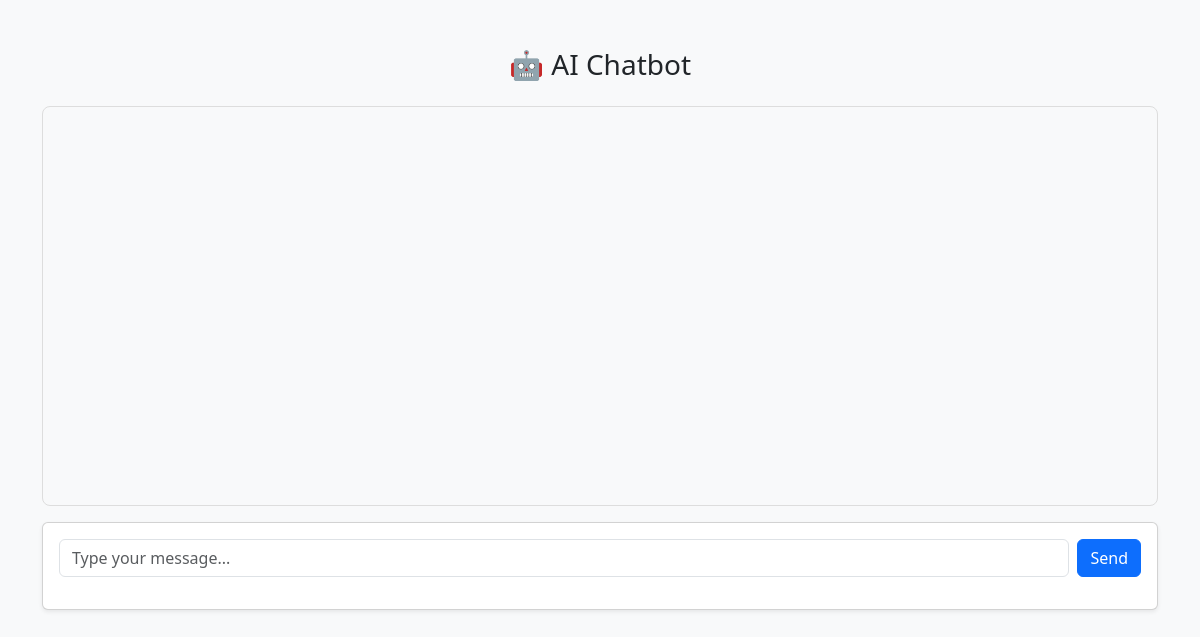
The app's page /, older data.
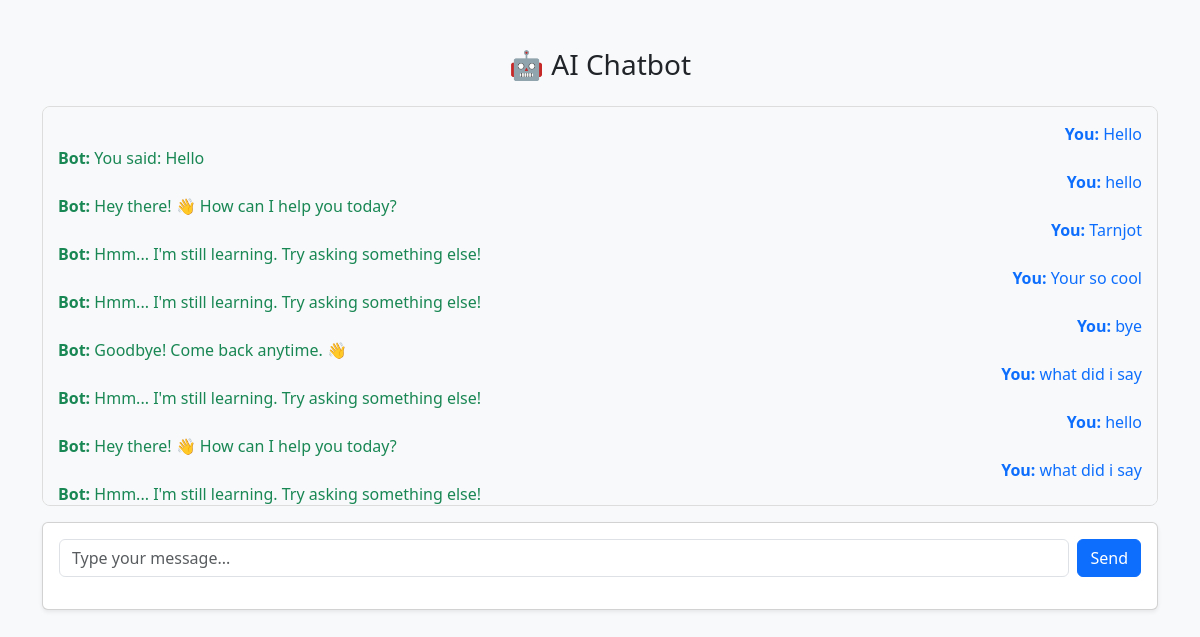
The same page, newer data.
### tables this page shows
CREATE TABLE "conversations" (
    "id" INTEGER PRIMARY KEY AUTOINCREMENT,
    "user_id" INTEGER,
    "message" TEXT,
    "response" TEXT,
    "timestamp" DATETIME DEFAULT CURRENT_TIMESTAMP,
    FOREIGN KEY("user_id") REFERENCES "users"("id")
);

### index.php (the view, shortened to what this page needs)
<?php
require_once 'includes/db.php';
$userId = 1;
$stmt = $pdo->prepare("SELECT * FROM conversations WHERE user_id = ? ORDER BY timestamp ASC");
$stmt->execute([$userId]);
$messages = $stmt->fetchAll(PDO::FETCH_ASSOC);
?>
<!DOCTYPE html>
<html>
<head>
    <link href="https://cdn.jsdelivr.net/npm/bootstrap@5.3.0/dist/css/bootstrap.min.css" rel="stylesheet">
</head>
<body class="bg-light">
<div class="container mt-5">
    <h3 class="mb-4 text-center">🤖 AI Chatbot</h3>
    <div class="chat-box mb-3" id="chatBox">
        <?php foreach ($messages as $msg): ?>
            <div class="message user"><strong>You:</strong> <?= htmlspecialchars($msg['message']) ?></div>
            <div class="message bot"><strong>Bot:</strong> <?= htmlspecialchars($msg['response']) ?></div>
        <?php endforeach; ?>
    </div>
<div class="card shadow-sm">
  <div class="card-body">
        <form id="chatForm" class="d-flex mb-3">
            <input type="text" id="messageInput" class="form-control me-2" placeholder="Type your message..." required autofocus>
            <button type="submit" class="btn btn-primary">Send</button>
        </form>
  </div>
</div>
</body>
</html>

### index.php (style rules this page uses)
.chat-box { height: 400px; overflow-y: scroll; background-color: #f8f9fa; padding: 15px; border-radius: 8px; border: 1px solid #ddd; }
.message.user { text-align: right; color: #0d6efd; }
.message.bot { text-align: left; color: #198754; }

Row changes from the older to the newer data that the page shows:
added conversations: message "Hello", response "You said: Hello"
added conversations: message "hello", response "Hey there! 👋 How can I help you today?"
added conversations: message "Tarnjot", response "Hmm... I'm still learning. Try asking something else!"
added conversations: message "Your so cool", response "Hmm... I'm still learning. Try asking something else!"
added conversations: message "bye", response "Goodbye! Come back anytime. 👋"
added conversations: message "what did i say", response "Hmm... I'm still learning. Try asking something else!"
added conversations: message "hello", response "Hey there! 👋 How can I help you today?"
added conversations: message "what did i say", response "Hmm... I'm still learning. Try asking something else!"
